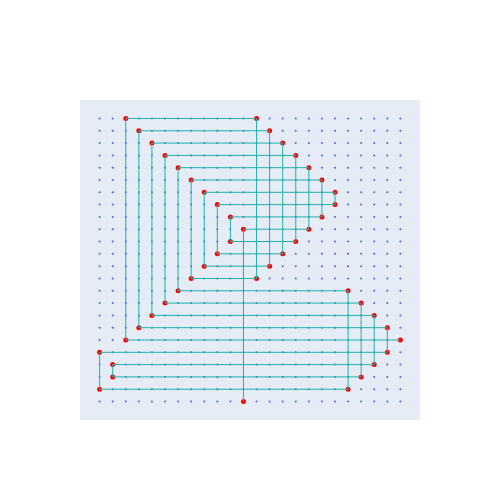

The cell this chart's notebook holds for it:
### Markdown cell above
### Connecting $\pm 1$'s on the matrix

### Code cell
fig = get_diagram(M, figsize=(500,500))
fig.show()

### Figure 1 — Plotly figure (JSON) as saved in the notebook; plotly's stock layout.template omitted (floating-point values rounded to 4 significant figures; data arrays with more than 128 entries replaced by an {"elided": "..."} marker saying what was removed)
{"data": [{"marker": {"color": "RoyalBlue", "size": 2}, "mode": "markers", "type": "scatter", "x": {"elided": "529 float values"}, "y": {"elided": "529 float values"}}, {"marker": {"color": "Red", "size": 5}, "mode": "markers", "type": "scatter", "x": [1.458, 5.625, 1.875, 6.042, 2.292, 6.458, 2.708, 6.875, 3.125, 7.292, 3.542, 7.708, 3.958, 8.125, 4.375, 8.125, 4.792, 7.708, 5.208, 7.292, 4.792, 6.875, 4.375, 6.458, 3.958, 6.042, 3.542, 5.625, 3.125, 8.542, 2.708, 8.958, 2.292, 9.375, 1.875, 9.792, 1.458, 10.21, 0.625, 9.792, 1.042, 9.375, 1.042, 8.958, 0.625, 8.542, 5.208], "y": [10.21, 10.21, 9.792, 9.792, 9.375, 9.375, 8.958, 8.958, 8.542, 8.542, 8.125, 8.125, 7.708, 7.708, 7.292, 7.292, 6.875, 6.875, 6.458, 6.458, 6.042, 6.042, 5.625, 5.625, 5.208, 5.208, 4.792, 4.792, 4.375, 4.375, 3.958, 3.958, 3.542, 3.542, 3.125, 3.125, 2.708, 2.708, 2.292, 2.292, 1.875, 1.875, 1.458, 1.458, 1.042, 1.042, 0.625]}], "layout": {"height": 500, "shapes": [{"line": {"color": "LightSeaGreen", "width": 1}, "type": "line", "x0": 1.458, "x1": 5.625, "y0": 10.21, "y1": 10.21}, {"line": {"color": "LightSeaGreen", "width": 1}, "type": "line", "x0": 0.625, "x1": 0.625, "y0": 2.292, "y1": 1.042}, {"line": {"color": "LightSeaGreen", "width": 1}, "type": "line", "x0": 1.875, "x1": 6.042, "y0": 9.792, "y1": 9.792}, {"line": {"color": "LightSeaGreen", "width": 1}, "type": "line", "x0": 1.042, "x1": 1.042, "y0": 1.875, "y1": 1.458}, {"line": {"color": "LightSeaGreen", "width": 1}, "type": "line", "x0": 2.292, "x1": 6.458, "y0": 9.375, "y1": 9.375}, {"line": {"color": "LightSeaGreen", "width": 1}, "type": "line", "x0": 1.458, "x1": 1.458, "y0": 10.21, "y1": 2.708}, {"line": {"color": "LightSeaGreen", "width": 1}, "type": "line", "x0": 2.708, "x1": 6.875, "y0": 8.958, "y1": 8.958}, {"line": {"color": "LightSeaGreen", "width": 1}, "type": "line", "x0": 1.875, "x1": 1.875, "y0": 9.792, "y1": 3.125}, {"line": {"color": "LightSeaGreen", "width": 1}, "type": "line", "x0": 3.125, "x1": 7.292, "y0": 8.542, "y1": 8.542}, {"line": {"color": "LightSeaGreen", "width": 1}, "type": "line", "x0": 2.292, "x1": 2.292, "y0": 9.375, "y1": 3.542}, {"line": {"color": "LightSeaGreen", "width": 1}, "type": "line", "x0": 3.542, "x1": 7.708, "y0": 8.125, "y1": 8.125}, {"line": {"color": "LightSeaGreen", "width": 1}, "type": "line", "x0": 2.708, "x1": 2.708, "y0": 8.958, "y1": 3.958}, {"line": {"color": "LightSeaGreen", "width": 1}, "type": "line", "x0": 3.958, "x1": 8.125, "y0": 7.708, "y1": 7.708}, {"line": {"color": "LightSeaGreen", "width": 1}, "type": "line", "x0": 3.125, "x1": 3.125, "y0": 8.542, "y1": 4.375}, {"line": {"color": "LightSeaGreen", "width": 1}, "type": "line", "x0": 4.375, "x1": 8.125, "y0": 7.292, "y1": 7.292}, {"line": {"color": "LightSeaGreen", "width": 1}, "type": "line", "x0": 3.542, "x1": 3.542, "y0": 8.125, "y1": 4.792}, {"line": {"color": "LightSeaGreen", "width": 1}, "type": "line", "x0": 4.792, "x1": 7.708, "y0": 6.875, "y1": 6.875}, {"line": {"color": "LightSeaGreen", "width": 1}, "type": "line", "x0": 3.958, "x1": 3.958, "y0": 7.708, "y1": 5.208}, {"line": {"color": "LightSeaGreen", "width": 1}, "type": "line", "x0": 5.208, "x1": 7.292, "y0": 6.458, "y1": 6.458}, {"line": {"color": "LightSeaGreen", "width": 1}, "type": "line", "x0": 4.375, "x1": 4.375, "y0": 7.292, "y1": 5.625}, {"line": {"color": "LightSeaGreen", "width": 1}, "type": "line", "x0": 4.792, "x1": 6.875, "y0": 6.042, "y1": 6.042}, {"line": {"color": "LightSeaGreen", "width": 1}, "type": "line", "x0": 4.792, "x1": 4.792, "y0": 6.875, "y1": 6.042}, {"line": {"color": "LightSeaGreen", "width": 1}, "type": "line", "x0": 4.375, "x1": 6.458, "y0": 5.625, "y1": 5.625}, {"line": {"color": "LightSeaGreen", "width": 1}, "type": "line", "x0": 5.208, "x1": 5.208, "y0": 6.458, "y1": 0.625}, {"line": {"color": "LightSeaGreen", "width": 1}, "type": "line", "x0": 3.958, "x1": 6.042, "y0": 5.208, "y1": 5.208}, {"line": {"color": "LightSeaGreen", "width": 1}, "type": "line", "x0": 5.625, "x1": 5.625, "y0": 10.21, "y1": 4.792}, {"line": {"color": "LightSeaGreen", "width": 1}, "type": "line", "x0": 3.542, "x1": 5.625, "y0": 4.792, "y1": 4.792}, {"line": {"color": "LightSeaGreen", "width": 1}, "type": "line", "x0": 6.042, "x1": 6.042, "y0": 9.792, "y1": 5.208}, {"line": {"color": "LightSeaGreen", "width": 1}, "type": "line", "x0": 3.125, "x1": 8.542, "y0": 4.375, "y1": 4.375}, {"line": {"color": "LightSeaGreen", "width": 1}, "type": "line", "x0": 6.458, "x1": 6.458, "y0": 9.375, "y1": 5.625}, {"line": {"color": "LightSeaGreen", "width": 1}, "type": "line", "x0": 2.708, "x1": 8.958, "y0": 3.958, "y1": 3.958}, {"line": {"color": "LightSeaGreen", "width": 1}, "type": "line", "x0": 6.875, "x1": 6.875, "y0": 8.958, "y1": 6.042}, {"line": {"color": "LightSeaGreen", "width": 1}, "type": "line", "x0": 2.292, "x1": 9.375, "y0": 3.542, "y1": 3.542}, {"line": {"color": "LightSeaGreen", "width": 1}, "type": "line", "x0": 7.292, "x1": 7.292, "y0": 8.542, "y1": 6.458}, {"line": {"color": "LightSeaGreen", "width": 1}, "type": "line", "x0": 1.875, "x1": 9.792, "y0": 3.125, "y1": 3.125}, {"line": {"color": "LightSeaGreen", "width": 1}, "type": "line", "x0": 7.708, "x1": 7.708, "y0": 8.125, "y1": 6.875}, {"line": {"color": "LightSeaGreen", "width": 1}, "type": "line", "x0": 1.458, "x1": 10.21, "y0": 2.708, "y1": 2.708}, {"line": {"color": "LightSeaGreen", "width": 1}, "type": "line", "x0": 8.125, "x1": 8.125, "y0": 7.708, "y1": 7.292}, {"line": {"color": "LightSeaGreen", "width": 1}, "type": "line", "x0": 0.625, "x1": 9.792, "y0": 2.292, "y1": 2.292}, {"line": {"color": "LightSeaGreen", "width": 1}, "type": "line", "x0": 8.542, "x1": 8.542, "y0": 4.375, "y1": 1.042}, {"line": {"color": "LightSeaGreen", "width": 1}, "type": "line", "x0": 1.042, "x1": 9.375, "y0": 1.875, "y1": 1.875}, {"line": {"color": "LightSeaGreen", "width": 1}, "type": "line", "x0": 8.958, "x1": 8.958, "y0": 3.958, "y1": 1.458}, {"line": {"color": "LightSeaGreen", "width": 1}, "type": "line", "x0": 1.042, "x1": 8.958, "y0": 1.458, "y1": 1.458}, {"line": {"color": "LightSeaGreen", "width": 1}, "type": "line", "x0": 9.375, "x1": 9.375, "y0": 3.542, "y1": 1.875}, {"line": {"color": "LightSeaGreen", "width": 1}, "type": "line", "x0": 0.625, "x1": 8.542, "y0": 1.042, "y1": 1.042}, {"line": {"color": "LightSeaGreen", "width": 1}, "type": "line", "x0": 9.792, "x1": 9.792, "y0": 3.125, "y1": 2.292}], "showlegend": false, "width": 500, "xaxis": {"range": [0, 10.83], "showgrid": false, "showticklabels": false, "zeroline": false}, "yaxis": {"range": [0, 10.83], "showgrid": false, "showticklabels": false, "zeroline": false}}}
